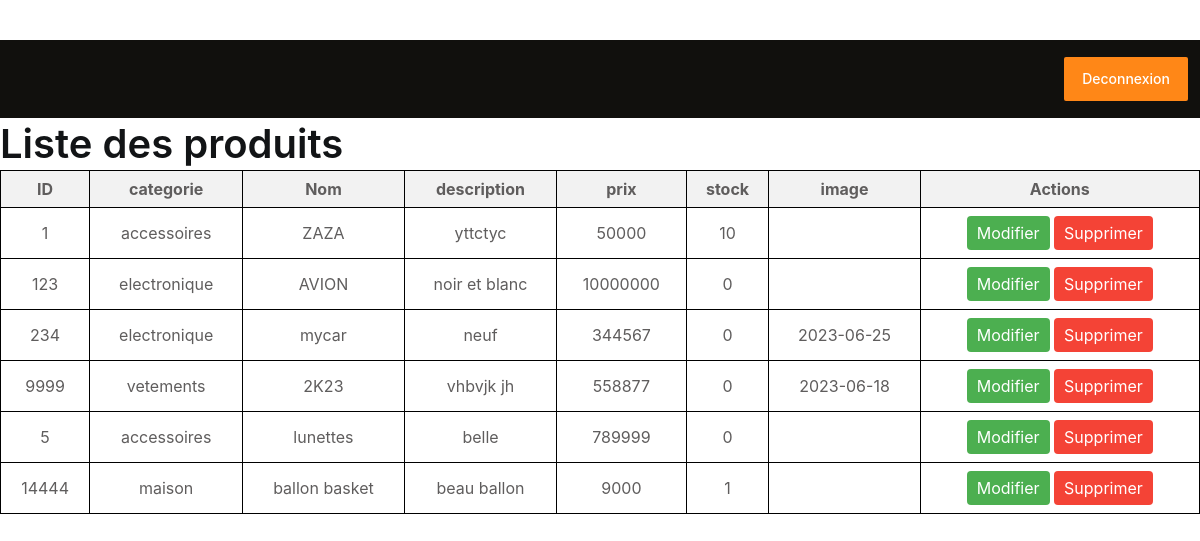
The page /view_produit.php on the database its author committed.
### tables this page shows
CREATE TABLE IF NOT EXISTS `produit` (
  `id_produit` int(11) NOT NULL AUTO_INCREMENT,
  `categorie` varchar(155) NOT NULL,
  `nom_p` varchar(122) NOT NULL,
  `description` varchar(155) NOT NULL,
  `prix` int(11) NOT NULL,
  `date_e` datetime(5) NOT NULL,
  `date_f` datetime(5) NOT NULL,
  `image` tinyblob NOT NULL,
  `stock` int(255) NOT NULL,
  PRIMARY KEY (`id_produit`)
);

### view_produit.php (the view, shortened to what this page needs)
<?php
include("config.php");
include("head.php");
include("header.php");
$sql = $bdd->query('SELECT * FROM produit');
$produits = $sql->fetchAll(PDO::FETCH_ASSOC);
?>
<!DOCTYPE html>
<html>
<head>
</head>
<body>
    <h1>Liste des produits</h1>
    <table>
        <tr>
            <th>ID</th>
            <th>categorie</th>
            <th>Nom</th>
            <th>description</th>
            <th>prix</th>
            <th>stock</th>
            <th>image</th>
            <th>Actions</th>
        </tr>
        <?php foreach ($produits as $produit): ?>
        <tr>
            <td><?php echo $produit['id_produit']; ?></td>
            <td><?php echo $produit['categorie']; ?></td>
            <td><?php echo $produit['nom_p']; ?></td>
            <td><?php echo $produit['description']; ?></td>
            <td><?php echo $produit['prix']; ?></td>
            <td><?php echo $produit['stock']; ?></td>
            <td><?php echo $produit['image']; ?></td>
            <td>
                <a href="form_modif_produit.php?id_produit=<?php echo $produit['id_produit']; ?>" class="btn">Modifier</a>
                <a href="delete_produit.php?id_produit=<?php echo $produit['id_produit']; ?>" class="btn btn-delete">Supprimer</a>
            </td>
        </tr>
        <?php endforeach; ?>
    </table>
</body>
</html>

### head.php (shortened to what this page needs)
<head>
    <link rel="stylesheet" href="assets/css/bootstrap.min.css">
    <link rel="stylesheet" href="assets/css/fontawesome.css">
    <link rel="stylesheet" href="assets/css/animate.css">
    <link rel="stylesheet" href="assets/css/metisMenu.css">
    <link rel="stylesheet" href="assets/css/uikit.min.css">
    <link rel="stylesheet" href="assets/css/jquery-ui.css">
    <link rel="stylesheet" href="assets/css/slick.css">
    <link rel="stylesheet" href="assets/css/magnific-popup.css">
    <link rel="stylesheet" href="assets/css/main.css">
</head>

### header.php (shortened to what this page needs)
<!doctype html>
<html lang="zxx">
<head>
    <link rel="stylesheet" href="assets/css/bootstrap.min.css">
    <link rel="stylesheet" href="assets/css/fontawesome.css">
    <link rel="stylesheet" href="assets/css/animate.css">
    <link rel="stylesheet" href="assets/css/metisMenu.css">
    <link rel="stylesheet" href="assets/css/uikit.min.css">
    <link rel="stylesheet" href="assets/css/jquery-ui.css">
    <link rel="stylesheet" href="assets/css/slick.css">
    <link rel="stylesheet" href="assets/css/magnific-popup.css">
    <link rel="stylesheet" href="assets/css/main.css">
    <link rel="stylesheet" href="assets/css/style.css">
</head>
<body>
    <div class="body_wrap">
        <header class="header header__style-one">
            <div class="header__top-info-wrap d-none d-lg-block">
                <div class="container">
            <div class="container">
                <div class="header__middle ul_li_between justify-content-xs-center">
                        </div>
                    </div>
                </div>
            </div>
            <div class="header__cat-wrap" data-uk-sticky="top: 250; animation: uk-animation-slide-top;">
                <div class="container">
                    <div class="header__wrap ul_li_between">
                        <div class="header__cat ul_li" >
                            <div class="hamburger_menu">
                                <a href="javascript:void(0);" class="active">
                                    <div class="icon bar">
                                        <span><i class="fal fa-bars"></i></span>
                                    </div>
                                </a>
                            </div>
                        </div>
                        <div class="login-sign-btn">
                            <a class="thm-btn" href="deconnexion.php">
                                <span class="btn-wrap">
                                    <span>Deconnexion</span>
                                </span>
                            </a>
                        </div>
                    </div>
                </div>
            </div>
        </header>
</body>
</html>

### style_221.php (style rules this page uses)
table { border-collapse: collapse; width: 100%; }
th, td { border: 1px solid black; padding: 8px; text-align: center; }
th { background-color: #f2f2f2; }
.btn { padding: 5px 10px; background-color: #4CAF50; color: white; border: none; cursor: pointer; border-radius: 4px; }
.btn-delete { background-color: #f44336; }

### view_produit.php (style rules this page uses)
body { background: url("image/daniele-levis-pelusi-mkMSXR86kYY-unsplash.jpg"); background-repeat:no-repeat ; }

### rows shown on the page
produit: id_produit "1", categorie "accessoires", nom_p "ZAZA", description "yttctyc", prix "50000", stock "10"
produit: id_produit "123", categorie "electronique", nom_p "AVION", description "noir et blanc", prix "10000000", stock "0"
produit: id_produit "234", categorie "electronique", nom_p "mycar", description "neuf", prix "344567", stock "0", image "2023-06-25"
produit: id_produit "9999", categorie "vetements", nom_p "2K23", description "vhbvjk jh", prix "558877", stock "0", image "2023-06-18"
produit: id_produit "5", categorie "accessoires", nom_p "lunettes", description "belle", prix "789999", stock "0"
produit: id_produit "14444", categorie "maison", nom_p "ballon basket", description "beau ballon", prix "9000", stock "1"
